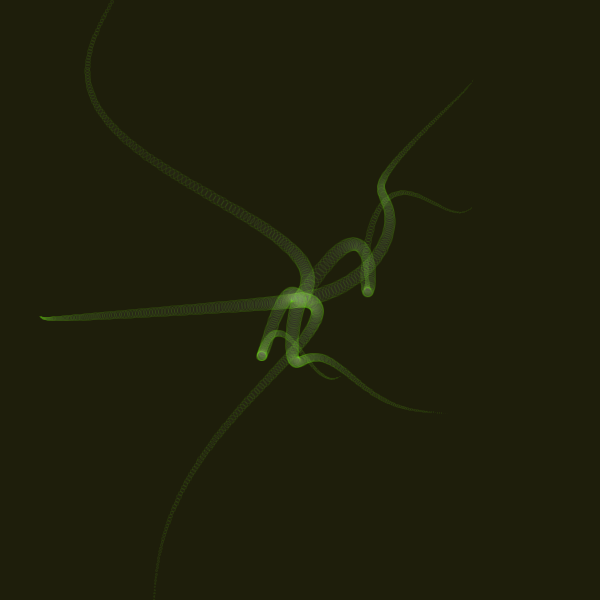
Frame 1 (no input)
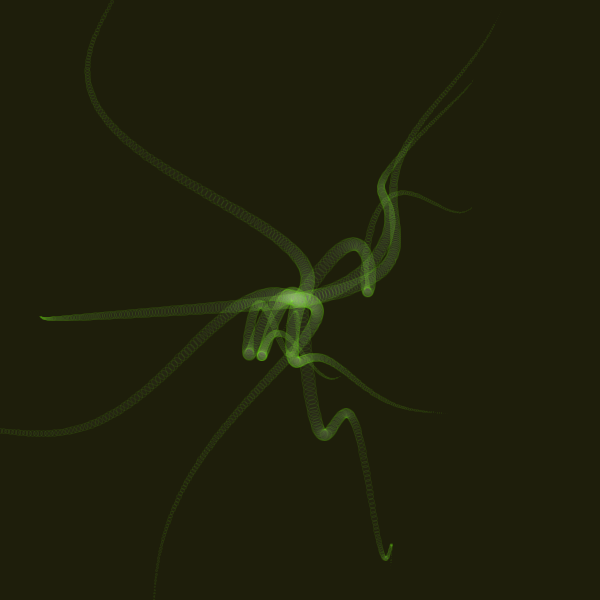
Frame 2 (the mouse pressed at the canvas centre, redrawn once)

The Processing sketch that drew these frames (run headless with seeded random() and noise(); the mouse was pressed at the canvas centre and the sketch redrawn once):

// Processing sketch: processing_43919
// ── processing_43919.pde

// R.A. Robertson 2009, "Anemone."
void setup() {
size (600, 600);
background(30, 30, 11);
//noFill();
stroke (100, 225, 0, 20);
fill(255, 4);
smooth();
}
int armNum = int(random(3, 10));

void draw() {
for (int j = 0; j < armNum; j++) {
  
  float seg = 150; // # segments (iterations)
  float d = 15; // diameter
  float dim = d; // reduce proportionally to diameter
  float x = width/2;
  float y = height/2;
  float spaceX = 2 * random(-1, 1); // spacing between segments
  float spaceY = 2 * random(-1, 1);
  float angleX = PI * random(0, 2);
  float angleY = PI * random(0, 2);
  float ampX = (random(1, 4)); // Trig function amplitude. Default = 2.
  float ampY = (random(1, 4));
  float tight = random(.99, 1.001);
  float freqX = random(.01, .1); // Trig function frequency. Default = .08. Range .01 up to .1.
  float freqY = random(.01, .1);

  for (int i=0; i < seg; i++) {

    d = d - (dim/seg); // Reduce diameter proportional to # iterations
    x = x + spaceX;
    y = y + spaceY;
    x = x + sin(angleX) * ampX; // Add values to angle for variation. + 0.4 is a good default.*
    y = y + sin(angleY) * ampY; // Also, add multipliers to amp. > 1 < 2 is a good range.

    angleX = angleX + freqX;
    angleY = angleY + freqY; // Use multiplier on freq for Lissajous effects.

    ampX = ampX * tight; // Tighten or loosen coils. Default .993.
    ampY = ampY * tight;

    ellipse (x, y, d, d);
  }  
}
noLoop();
}
void mousePressed() {
  background(30, 30, 11);
  armNum = int(random(3, 10));
  loop();
}
